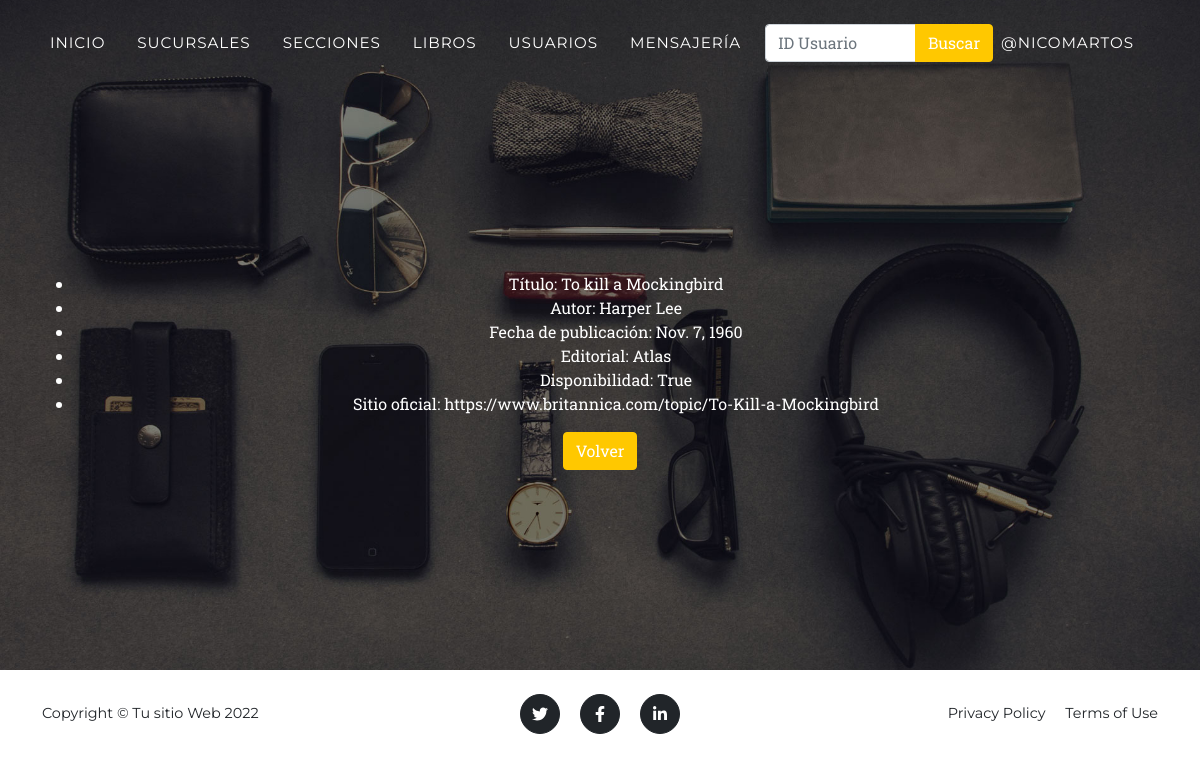
Page /BookApp/libros/view/1 (signed in) on the committed database.
### AppEntrega1/models.py (models this page shows, shortened)
class Libro(models.Model):
    titulo = models.CharField(max_length=50, verbose_name='Título completo del libro')
    autor = models.CharField(max_length=50)
    fecha_publicacion = models.DateField()
    editorial = models.CharField(max_length=50)
    disponibilidad = models.BooleanField()
    sitio_oficial = models.URLField()

### AppEntrega1/views.py (the view)
# urls.py: path('libros/view/<pk>', LibroDetailView.as_view(), name = 'libro_view'),
class LibroDetailView(DetailView):
    model = Libro
    template_name = 'AppEntrega1/ver_libro.html'

### templates/AppEntrega1/ver_libro.html (shortened to what this page needs)
{% extends 'AppEntrega1/padre.html' %}
{% block respectivo1 %}
    <ul>
        <li> Título: {{libro.titulo}}</li>
        <li> Autor: {{libro.autor}}</li>
        <li> Fecha de publicación: {{libro.fecha_publicacion}}</li>
        <li> Editorial: {{libro.editorial}}</li>
        <li> Disponibilidad: {{libro.disponibilidad}}</li>
        <li> Sitio oficial: {{libro.sitio_oficial}}</li>
    </ul>
    <a class="btn btn-primary" href="{% url 'libros' %}"> Volver </a>
{% endblock %}

### templates/AppEntrega1/padre.html (shortened to what this page needs)
<!DOCTYPE html>
<html lang="en">
    <head>
        {% load static %}
        <link href="{% static 'AppEntrega1/css/styles.css' %}" rel="stylesheet" />
    </head>
    <body id="page-top">
        <nav class="navbar navbar-expand-lg navbar-dark fixed-top" id="mainNav">
            <div class="container">
                <div class="collapse navbar-collapse" id="navbarResponsive">
                    <ul class="navbar-nav text-uppercase ms-auto py-4 py-lg-0">
                        <li class="nav-item"><a class="nav-link" href="{% url 'home' %}">Inicio</a>
                        <li class="nav-item"><a class="nav-link" href="{% url 'sucursales' %}">Sucursales</a></li>
                        <li class="nav-item"><a class="nav-link" href="{% url 'secciones' %}">Secciones</a></li>
                        <li class="nav-item"><a class="nav-link" href="{% url 'libros' %}">Libros</a></li>
                        <li class="nav-item"><a class="nav-link" href="{% url 'usuarios' %}">Usuarios</a></li>
                        <li class="nav-item"><a class="nav-link" href="{% url 'mensajeria' %}">Mensajería</a></li>
                        <form class="input-group mb-3" action="{% url 'buscar' %}" method="GET">
                            <input type="text" class="form-control" placeholder="ID Usuario" name="id_socio">
                            <button class="btn btn-primary" type="submit" href="{% url 'busqueda_usuario' %}">Buscar</button>
                        </form>
                        {% if not user.is_authenticated %}
                            <li class="nav-item"><a class="btn btn-primary" href="{% url 'home' %}">Login</a></li>
                        {% else %}
                            <li class="nav-item"><a class="nav-link" href="{% url 'mi_perfil' %}">@{{user.username}}</a></li>
                        {% endif %}
                    </ul>
                </div>
            </div>
        </nav>
        <header class="masthead">
            <div class="container">
               {% block respectivo1 %}
               {% endblock %}
            </div>
        </header>
        <footer class="footer py-4">
            <div class="container">
                <div class="row align-items-center">
                    <div class="col-lg-4 text-lg-start">Copyright &copy; Tu sitio Web 2022</div>
                    <div class="col-lg-4 my-3 my-lg-0">
                        <a class="btn btn-dark btn-social mx-2" href="https://www.twitter.com/"><i class="fab fa-twitter"></i></a>
                        <a class="btn btn-dark btn-social mx-2" href="https://www.facebook.com/"><i class="fab fa-facebook-f"></i></a>
                        <a class="btn btn-dark btn-social mx-2" href="https://www.linkedin.com/"><i class="fab fa-linkedin-in"></i></a>
                    </div>
                    <div class="col-lg-4 text-lg-end">
                        <a class="link-dark text-decoration-none me-3" href="{% url 'pagina_construccion' %}">Privacy Policy</a>
                        <a class="link-dark text-decoration-none" href="{% url 'pagina_construccion' %}">Terms of Use</a>
                    </div>
                </div>
            </div>
        </footer>

### rows in the picture
Libro: titulo "To kill a Mockingbird", autor "Harper Lee", fecha_publicacion "Nov. 7, 1960", editorial "Atlas", disponibilidad "True", sitio_oficial "https://www.britannica.com/topic/To-Kill-a-Mockingbird"

### other values in the picture
{{ user.username }} "NICOMARTOS"
